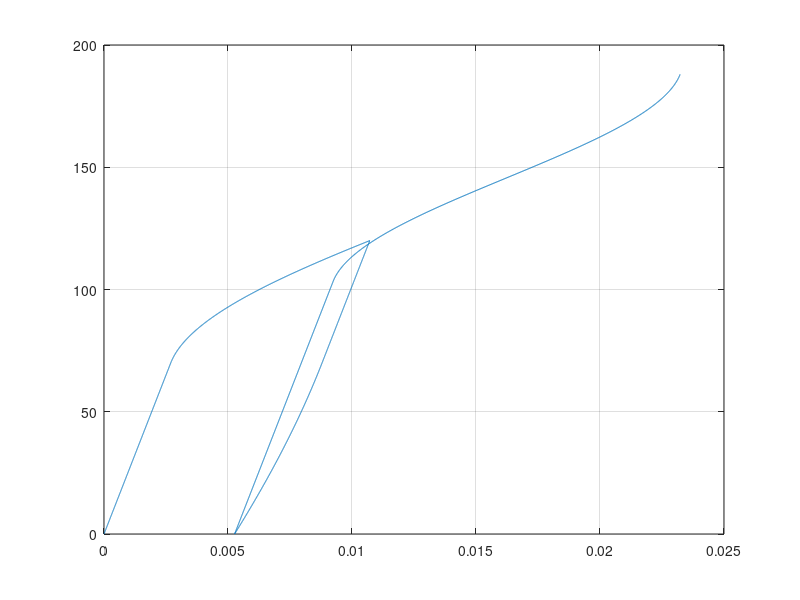

MATLAB code to generate this figure:
clear
clc
close all
% Cu-Al-Zn-Mn
E_a = 34.9e3; %[MPa]
E_m_p = 26e3; %[MPa]
E_m_n = 33e3;
E_m_T = 26e3;
% E_m_T+ = E_m_T- --> Ricorda che twinned negativa = twinned positiva
Teta = 0.55; %[MPa/°C]
Mf = -55; %[°C]
Ms = -35; %[°C]
As = -30; %[°C]
Af = -15; %[°C]
C_M_p = 1; %[MPa/°C]
C_A_p = 3; %[MPa/°C]
C_M_n = 0.2;
C_A_n = 3;
sigma_s_cr_p = 70; %[MPa]
sigma_f_cr_p = 188; %[MPa]
sigma_s_cr_n = -0;
sigma_f_cr_n = -220;
eps_L_p = 0.016;
eps_L_n = -0.0146;
a_M = pi / (Ms - Mf);
a_A = pi / (Af - As);
T = -60;
%% Tensione-compressione
E = E_m_T;
csi_S_p = 0;
csi_S_n = 0;
csi_T = 1;
% Linear Tension
sigma = linspace(0, sigma_s_cr_p, 1000)';
eps = sigma / E(end) + eps_L_p * csi_S_p(end) + eps_L_n * csi_S_n(end);
% Reorientation T
sigma2 = linspace(sigma(end), 120, 1000)';
Y2 = cos(pi * (sigma2 - sigma_s_cr_p) / (sigma_f_cr_p - sigma_s_cr_p));
csi_S_p2 = (1 - Y2) / 2 + csi_S_p(end) * (1 + Y2) / 2;
csi_T2 = csi_T(end) * (1 - csi_S_p2) / (1 - csi_S_p(end));
csi_S_n2 = csi_S_n(end) * (1 - csi_S_p2) / (1 - csi_S_p(end));
E2 = E_a + csi_S_p2 * (E_m_p - E_a) + csi_S_n2 * (E_m_n - E_a) + csi_T2 * (E_m_T - E_a);
eps2 = sigma2 ./ E2 + eps_L_p * csi_S_p2 + eps_L_n * csi_S_n2;
eps_down = -eps2(end);
% Linear Unloading
sigma3 = linspace(sigma2(end), sigma_s_cr_p, 1000)';
eps3 = sigma3 / E2(end) + eps_L_p * csi_S_p2(end) + eps_L_n * csi_S_n2(end);
% Self-Accommodation
sigma4 = linspace(sigma3(end), sigma_s_cr_n, 1000)';
Y4 = cos(pi * (sigma4 - sigma_s_cr_p) / (sigma_f_cr_n - sigma_s_cr_p));
csi_T4 = (1 - Y4) / 2 + csi_T2(end) * (1 + Y4) / 2;
csi_S_n4 = csi_S_n2(end);
csi_S_p4 = csi_S_p2(end) * (1 - csi_T4 - csi_S_n4) / (1 - csi_T2(end) - csi_S_n4);
E4 = E_a + csi_S_p4 * (E_m_p - E_a) + csi_S_n4 * (E_m_n - E_a) + csi_T4 * (E_m_T - E_a);
eps4 = sigma4 ./ E4 + eps_L_p * csi_S_p4 + eps_L_n * csi_S_n4;
% Reorientation C
sigma5 = linspace(sigma4(end), sigma_f_cr_n, 1000)';
Y5 = cos(pi * (sigma5 - sigma_s_cr_n) / (sigma_f_cr_n - sigma_s_cr_n));
csi_S_n5 = (1 - Y5) / 2 + csi_S_n4(end) * (1 + Y5) / 2;
csi_S_p5 = csi_S_p4(end) * (1 - csi_S_n5) / (1 - csi_S_n4(end));
csi_T5 = csi_T4(end) * (1 - csi_S_n5) / (1 - csi_S_n4(end));
E5 = E_a + csi_S_p5 * (E_m_p - E_a) + csi_S_n5 * (E_m_n - E_a) + csi_T5 * (E_m_T - E_a);
eps5 = sigma5 ./ E5 + eps_L_p * csi_S_p5 + eps_L_n * csi_S_n5;
eps5 = eps5(eps5 >= eps_down);
sigma5 = sigma5(1:length(eps5));
csi_S_p5 = csi_S_p5(1:length(eps5));
csi_S_n5 = csi_S_n5(1:length(eps5));
csi_T5 = csi_T5(1:length(eps5));
E5 = E5(1:length(eps5));
% Linear C Unloading
sigma6 = linspace(sigma5(end), sigma_s_cr_n, 1000)';
eps6 = sigma6 / E5(end) + eps_L_p * csi_S_p5(end) + eps_L_n * csi_S_n5(end);
%Self-Accommodation
sigma7 = linspace(sigma6(end), sigma_s_cr_p, 1000)';
Y7 = cos(pi * (sigma7 - sigma_s_cr_n) / (sigma_f_cr_p - sigma_s_cr_n));
csi_T7 = (1 - Y7) / 2 + csi_T5(end) * (1 + Y7) / 2;
csi_S_p7 = csi_S_p5(end);
csi_S_n7 = csi_S_n5(end) * (1 - csi_T7 - csi_S_p7) / (1 - csi_T5(end) - csi_S_p7);
E7 = E_a + csi_S_p7 * (E_m_p - E_a) + csi_S_n7 * (E_m_n - E_a) + csi_T7 * (E_m_T - E_a);
eps7 = sigma7 ./ E7 + eps_L_p * csi_S_p7 + eps_L_n * csi_S_n7;
% Reorientation T 2
sigma8 = linspace(sigma7(end), 120, 1000)';
Y8 = cos(pi * (sigma8 - sigma_s_cr_p) / (sigma_f_cr_p - sigma_s_cr_p));
csi_S_p8 = (1 - Y8) / 2 + csi_S_p7(end) * (1 + Y8) / 2;
csi_T8 = csi_T7(end) * (1 - csi_S_p8) / (1 - csi_S_p7(end));
csi_S_n8 = csi_S_n7(end) * (1 - csi_S_p8) / (1 - csi_S_p7(end));
E8 = E_a + csi_S_p8 * (E_m_p - E_a) + csi_S_n8 * (E_m_n - E_a) + csi_T8 * (E_m_T - E_a);
eps8 = sigma8 ./ E8 + eps_L_p * csi_S_p8 + eps_L_n * csi_S_n8;

sigma_plot = [sigma;sigma2;sigma3;sigma4;sigma5;sigma6;sigma7;sigma8];
eps_plot = [eps;eps2;eps3;eps4;eps5;eps6;eps7;eps8];

%% Loading-Unloading
E = E_m_T;
csi_S_p = 0;
csi_S_n = 0;
csi_T = 1;
% Linear Tension
sigma = linspace(0, sigma_s_cr_p, 1000)';
eps = sigma / E(end) + eps_L_p * csi_S_p(end) + eps_L_n * csi_S_n(end);
% Reorientation T
sigma2 = linspace(sigma(end), 120, 1000)';
Y2 = cos(pi * (sigma2 - sigma_s_cr_p) / (sigma_f_cr_p - sigma_s_cr_p));
csi_S_p2 = (1 - Y2) / 2 + csi_S_p(end) * (1 + Y2) / 2;
csi_T2 = csi_T(end) * (1 - csi_S_p2) / (1 - csi_S_p(end));
csi_S_n2 = csi_S_n(end) * (1 - csi_S_p2) / (1 - csi_S_p(end));
E2 = E_a + csi_S_p2 * (E_m_p - E_a) + csi_S_n2 * (E_m_n - E_a) + csi_T2 * (E_m_T - E_a);
eps2 = sigma2 ./ E2 + eps_L_p * csi_S_p2 + eps_L_n * csi_S_n2;
eps_down = -eps2(end);
% Linear Unloading
sigma3 = linspace(sigma2(end), sigma_s_cr_p, 1000)';
eps3 = sigma3 / E2(end) + eps_L_p * csi_S_p2(end) + eps_L_n * csi_S_n2(end);
% Self-Accommodation
sigma4 = linspace(sigma3(end), 0, 1000)';
Y4 = cos(pi * (sigma4 - sigma_s_cr_p) / (sigma_f_cr_n - sigma_s_cr_p));
csi_T4 = (1 - Y4) / 2 + csi_T2(end) * (1 + Y4) / 2;
csi_S_n4 = csi_S_n2(end);
csi_S_p4 = csi_S_p2(end) * (1 - csi_T4 - csi_S_n4) / (1 - csi_T2(end) - csi_S_n4);
E4 = E_a + csi_S_p4 * (E_m_p - E_a) + csi_S_n4 * (E_m_n - E_a) + csi_T4 * (E_m_T - E_a);
eps4 = sigma4 ./ E4 + eps_L_p * csi_S_p4 + eps_L_n * csi_S_n4;
% Reverse Self-Accommodation
sigma5 = linspace(sigma4(end), sigma_s_cr_p+(sigma2(end)-sigma_s_cr_p)/1.5, 1000)';
eps5 = sigma5 / E4(end) + eps_L_p * csi_S_p4(end) + eps_L_n * csi_S_n4(end);

sigma6 = linspace(sigma5(end), sigma_f_cr_p, 1000)';
Y6 = cos(pi * (sigma6 - sigma6(1)) / (sigma_f_cr_p - sigma6(1)));
csi_S_p6 = (1 - Y6) / 2 + csi_S_p4(end) * (1 + Y6) / 2;
csi_T6 = csi_T4(end) * (1 - csi_S_p6) / (1 - csi_S_p4(end));
csi_S_n6 = csi_S_n4(end) * (1 - csi_S_p6) / (1 - csi_S_p4(end));
E6 = E_a + csi_S_p6 * (E_m_p - E_a) + csi_S_n6 * (E_m_n - E_a) + csi_T6 * (E_m_T - E_a);
eps6 = sigma6 ./ E6 + eps_L_p * csi_S_p6 + eps_L_n * csi_S_n6;
sigma_plot = [sigma;sigma2;sigma3;sigma4;sigma5;sigma6];
eps_plot = [eps;eps2;eps3;eps4;eps5;eps6];

%%
figure
plot(eps_plot,sigma_plot)
grid on
